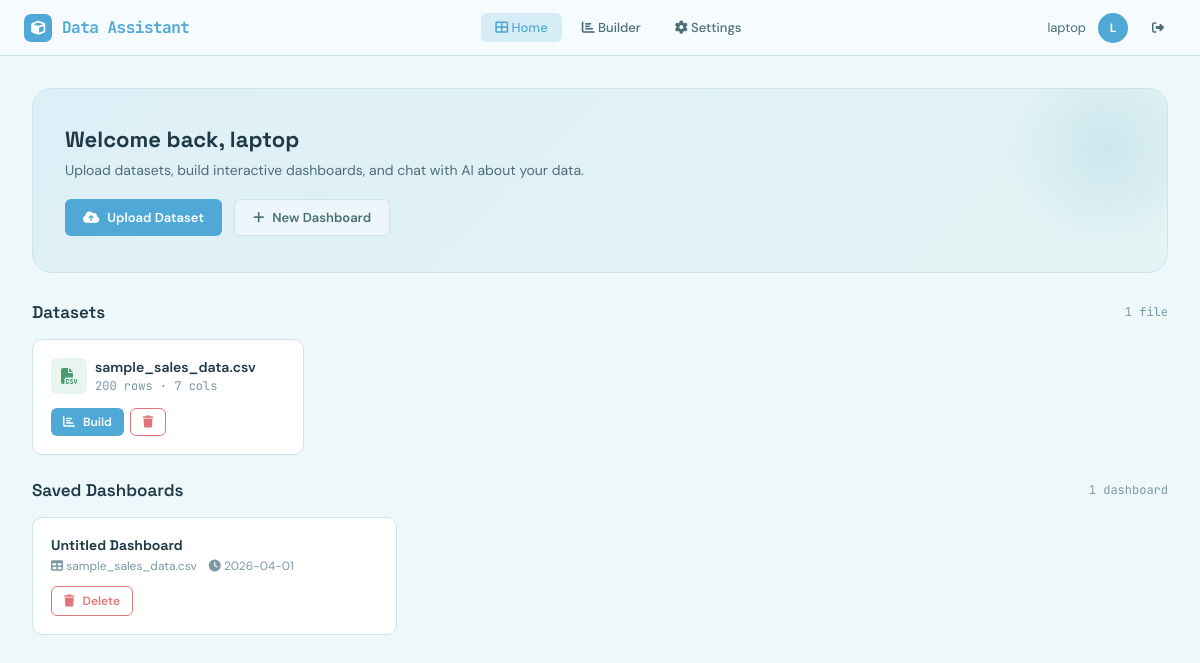
/dashboard (signed in), run on the app's committed database.
### tables this page shows
CREATE TABLE datasets (
            id INTEGER PRIMARY KEY AUTOINCREMENT,
            user_id INTEGER NOT NULL,
            filename TEXT NOT NULL,
            original_name TEXT NOT NULL,
            file_type TEXT NOT NULL,
            row_count INTEGER,
            col_count INTEGER,
            columns_json TEXT,
            uploaded_at TIMESTAMP DEFAULT CURRENT_TIMESTAMP,
            FOREIGN KEY (user_id) REFERENCES users(id)
        );

CREATE TABLE dashboards (
            id INTEGER PRIMARY KEY AUTOINCREMENT,
            user_id INTEGER NOT NULL,
            dataset_id INTEGER NOT NULL,
            name TEXT NOT NULL,
            config_json TEXT NOT NULL,
            created_at TIMESTAMP DEFAULT CURRENT_TIMESTAMP,
            updated_at TIMESTAMP DEFAULT CURRENT_TIMESTAMP,
            FOREIGN KEY (user_id) REFERENCES users(id),
            FOREIGN KEY (dataset_id) REFERENCES datasets(id)
        );

### app.py (the view)
@app.route('/dashboard')
@login_required
def dashboard():
    db = get_db()
    datasets = db.execute(
        'SELECT * FROM datasets WHERE user_id = ? ORDER BY uploaded_at DESC',
        (session['user_id'],)
    ).fetchall()
    dashboards = db.execute(
        'SELECT d.*, ds.original_name as dataset_name FROM dashboards d '
        'JOIN datasets ds ON d.dataset_id = ds.id '
        'WHERE d.user_id = ? ORDER BY d.updated_at DESC',
        (session['user_id'],)
    ).fetchall()
    return render_template('dashboard.html', datasets=datasets, dashboards=dashboards)

### app.py (called while the page is built)
def get_db():
    if 'db' not in g:
        g.db = sqlite3.connect(DATABASE)
        g.db.row_factory = sqlite3.Row
    return g.db

def login_required(f):
    @wraps(f)
    def decorated(*args, **kwargs):
        if 'user_id' not in session:
            flash('Please log in first.', 'warning')
            return redirect(url_for('login'))
        return f(*args, **kwargs)
    return decorated

### templates/dashboard.html (shortened to what this page needs)
{% extends "base.html" %}
{% block content %}
<div class="main-content">
    <div class="hero-section">
        <h2>Welcome back, {{ session.get('username', 'User') }}</h2>
        <p>Upload datasets, build interactive dashboards, and chat with AI about your data.</p>
        <div class="hero-actions">
            <button class="btn btn-primary js-open-upload-modal" type="button">
                <i class="fas fa-cloud-upload-alt"></i> Upload Dataset
            </button>
            <a href="/builder" class="btn btn-secondary">
                <i class="fas fa-plus"></i> New Dashboard
            </a>
        </div>
    </div>
    <div class="section-header">
        <div>
            <h3>Datasets</h3>
        </div>
        <span class="count">{{ datasets|length }} file{{ 's' if datasets|length != 1 }}</span>
    </div>
    {% if datasets %}
    <div class="grid-4 mb-3">
        {% for ds in datasets %}
        <div class="dataset-card">
            <div class="ds-header">
                <div class="flex items-center gap-1">
                    <div class="ds-icon {{ ds.file_type }}">
                        <i class="fas fa-{% if ds.file_type == 'csv' %}file-csv{% elif ds.file_type in ('xlsx','xls') %}file-excel{% elif ds.file_type == 'json' %}file-code{% else %}file-alt{% endif %}"></i>
                    </div>
                    <div>
                        <div class="ds-name" title="{{ ds.original_name }}">{{ ds.original_name }}</div>
                        <div class="ds-meta">{{ ds.row_count }} rows · {{ ds.col_count }} cols</div>
                    </div>
                </div>
            </div>
            <div class="ds-actions">
                <a href="/builder?dataset_id={{ ds.id }}" class="btn btn-primary btn-sm">
                    <i class="fas fa-chart-bar"></i> Build
                </a>
                <button class="btn btn-danger btn-sm js-delete-dataset" type="button" data-dataset-id="{{ ds.id }}" data-dataset-name="{{ ds.original_name|e }}">
                    <i class="fas fa-trash"></i>
                </button>
            </div>
        </div>
        {% endfor %}
    </div>
    {% endif %}
    <div class="section-header mt-3">
        <h3>Saved Dashboards</h3>
        <span class="count">{{ dashboards|length }} dashboard{{ 's' if dashboards|length != 1 }}</span>
    </div>
    {% if dashboards %}
    <div class="grid-3">
        {% for d in dashboards %}
        <div class="dash-card js-open-dashboard" data-href="/builder?dashboard_id={{ d.id }}&dataset_id={{ d.dataset_id }}">
            <h4>{{ d.name }}</h4>
            <div class="dash-meta">
                <span><i class="fas fa-table"></i> {{ d.dataset_name }}</span>
                <span><i class="fas fa-clock"></i> {{ d.updated_at[:10] }}</span>
            </div>
            <div class="ds-actions ds-actions-top">
                <button class="btn btn-danger btn-sm js-delete-dashboard" type="button" data-dashboard-id="{{ d.id }}" data-dashboard-name="{{ d.name|e }}">
                    <i class="fas fa-trash"></i> Delete
                </button>
            </div>
        </div>
        {% endfor %}
    </div>
    {% else %}
    <div class="empty-state">
        <i class="fas fa-chart-line"></i>
        <h3>No dashboards yet</h3>
        <p>Select a dataset and build your first dashboard.</p>
    </div>
    {% endif %}
</div>
{% endblock %}

### static/styles.css (style rules this page uses)
:root { --bg-void: #eef8fb; --bg-surface: #f6fcfe; --bg-card: #ffffff; --bg-elevated: #edf7fb; --bg-input: #f8fdff; --border: #cfe3ea; --border-focus: #60b5d8; --text-primary: #1f3a46; --text-secondary: #4d6d79; --text-muted: #7b98a5; --accent: #4fa8d5; --accent-hover: #3e97c5; --accent-glow: rgba(79, 168, 213, 0.18); --success: #69b98f; --warning: #d4a95e; --danger: #e17676; --danger-hover: #d45f5f; --radius-sm: 6px; --radius: 10px; --radius-lg: 16px; --radius-xl: 20px; --shadow: 0 2px 12px rgba(30, 70, 90, 0.08); --shadow-lg: 0 8px 32px rgba(30, 70, 90, 0.12); --transition: 0.2s cubic-bezier(0.4, 0, 0.2, 1); --font-mono: 'JetBrains Mono', monospace; --font-display: 'Space Grotesk', sans-serif; --font-body: 'DM Sans', sans-serif; }
* { margin: 0; padding: 0; box-sizing: border-box; }
body { font-family: var(--font-body); background: var(--bg-void); color: var(--text-primary); min-height: 100vh; overflow-x: hidden; }
.main-content { margin-top: 56px; padding: 32px; min-height: calc(100vh - 56px); }
.btn { display: inline-flex; align-items: center; gap: 8px; padding: 9px 18px; border: none; border-radius: var(--radius-sm); font-family: var(--font-body); font-size: 13px; font-weight: 600; cursor: pointer; transition: var(--transition); text-decoration: none; }
.btn-primary { background: var(--accent); color: white; }
.btn-secondary { background: var(--bg-elevated); color: var(--text-secondary); border: 1px solid var(--border); }
.btn-danger { background: transparent; color: var(--danger); border: 1px solid var(--danger); }
.btn-sm { padding: 6px 12px; font-size: 12px; }
.grid-3 { display: grid; grid-template-columns: repeat(3, 1fr); gap: 20px; }
.grid-4 { display: grid; grid-template-columns: repeat(4, 1fr); gap: 16px; }
.mt-3 { margin-top: 24px; }
.mb-3 { margin-bottom: 24px; }
.flex { display: flex; }
.items-center { align-items: center; }
.gap-1 { gap: 8px; }
.hero-section { background: linear-gradient(135deg, rgba(79,168,213,0.1), rgba(105,185,143,0.08)); border: 1px solid var(--border); border-radius: var(--radius-xl); padding: 36px 32px; margin-bottom: 28px; position: relative; overflow: hidden; }
.hero-section::after { content: ''; position: absolute; top: -40px; right: -40px; width: 200px; height: 200px; background: radial-gradient(circle, rgba(79,168,213,0.16), transparent 70%); pointer-events: none; }
.hero-section h2 { font-family: var(--font-display); font-size: 22px; font-weight: 700; margin-bottom: 8px; }
.hero-section p { color: var(--text-secondary); font-size: 14px; }
.hero-actions { display: flex; gap: 12px; margin-top: 20px; }
.dataset-card { background: var(--bg-card); border: 1px solid var(--border); border-radius: var(--radius); padding: 18px; transition: var(--transition); }
.dataset-card .ds-header { display: flex; align-items: flex-start; justify-content: space-between; margin-bottom: 10px; }
.dataset-card .ds-icon { width: 36px; height: 36px; border-radius: var(--radius-sm); display: flex; align-items: center; justify-content: center; font-size: 16px; }
.ds-icon.csv { background: rgba(105,185,143,0.15); color: #4b9a72; }
.dataset-card .ds-name { font-weight: 600; font-size: 14px; margin-bottom: 2px; white-space: nowrap; overflow: hidden; text-overflow: ellipsis; max-width: 200px; }
.dataset-card .ds-meta { font-size: 12px; color: var(--text-muted); font-family: var(--font-mono); }
.dataset-card .ds-actions { display: flex; gap: 6px; margin-top: 14px; }
.ds-actions-top { margin-top: 12px; }
.dash-card { background: var(--bg-card); border: 1px solid var(--border); border-radius: var(--radius); padding: 18px; transition: var(--transition); cursor: pointer; }
.dash-card h4 { font-family: var(--font-display); font-size: 14px; margin-bottom: 4px; }
.dash-card .dash-meta { font-size: 12px; color: var(--text-muted); display: flex; align-items: center; gap: 12px; }
.section-header { display: flex; align-items: center; justify-content: space-between; margin-bottom: 16px; }
.section-header h3 { font-family: var(--font-display); font-size: 17px; font-weight: 600; }
.section-header .count { font-family: var(--font-mono); font-size: 12px; color: var(--text-muted); }

### data on the page
datasets: original_name "sample_sales_data.csv", row_count "200", col_count "7"
dashboards: name "Untitled Dashboard", dataset_name "sample_sales_data.csv", updated_at "2026-04-01"

### other printed values
{{ session.get('username', '') }} "laptop"
{{ session.get('username', 'U')[0]|upper }} "L"
{{ session.get('username', 'User') }} "laptop"
{{ datasets|length }} "1"
{{ dashboards|length }} "1"
